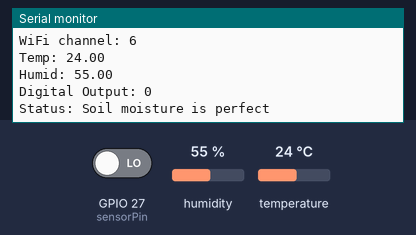
This sketch was run on a simulated ESP32. Shown: the last lines printed to the serial monitor. The inputs (shaded band) are chosen by the test bench; at power-on: GPIO 27 (sensorPin) LOW, humidity 55 %, temperature 24 °C. WiFi joins after 1.5 s; servers stay silent unless stated.

Above: at 2.7 s.
2.8 s: GPIO 27 (sensorPin) driven HIGH
At 4.9 s:
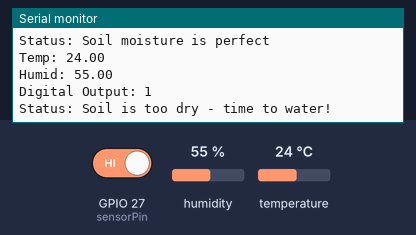
7.1 s: humidity set to 22 %
At 12.8 s:
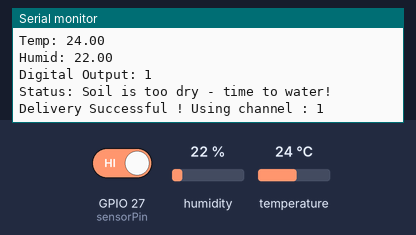
13.1 s: temperature set to 12 °C
At 15.2 s:
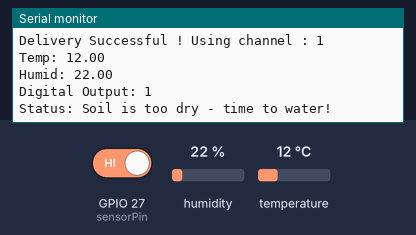
15.8 s: humidity set to 40 %
At 16.3 s:
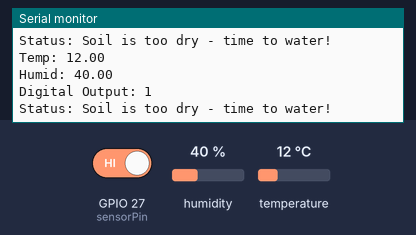
Timing chart, 0 to 18.8 s (numbered marks = the images above; inputs shaded):
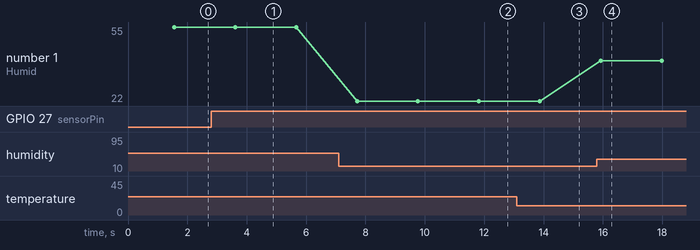

Measured:
- after the input at 2.8 s, the serial monitor: prints a new line after 0.82 s (image 1)
- after the input at 7.1 s, the serial monitor: prints a new line after 0.62 s (image 2)
- after the input at 13.1 s, the serial monitor: prints a new line after 0.78 s (image 3)
- after the input at 15.8 s, the serial monitor: prints a new line after 0.13 s (image 4)
- plotted number 1: 55 → 22 after the input at 7.1 s, 22 → 40 after the input at 15.8 s

The sketch:

esp_sender_apmode.ino
```cpp
#include <Arduino.h>
#include <WiFi.h>
#include <esp_now.h>
#include <esp_wifi.h>
#include <Adafruit_Sensor.h>
#include <DHT.h>

// Set your Board ID (ESP32 Sender #1 = BOARD_ID 1, ESP32 Sender #2 = BOARD_ID 2, etc)
#define BOARD_ID 1

// Digital pin connected to the DHT sensor
#define DHTPIN 15

// Digital pin connected to the moisture sensor
#define sensorPower 26
#define sensorPin 27

// Uncomment the type of sensor in use:
#define DHTTYPE    DHT11     // DHT 11
//#define DHTTYPE    DHT22     // DHT 22 (AM2302)
//#define DHTTYPE    DHT21     // DHT 21 (AM2301)

DHT dht(DHTPIN, DHTTYPE);

float temper;
float humid;
int plant;

// ----------------------------------------------------------------------------
// WiFi handling
// ----------------------------------------------------------------------------

char* WIFI_AP_SSID = "esp32";
char* WIFI_AP_PASS = "12345678";

//Structure example to send data
//Must match the receiver structure
typedef struct struct_message {
    int id;
    float temp;
    float hum;
    int mois;
    int readingId;
} struct_message;

//Create a struct_message called myData
struct_message myData;

unsigned long previousMillis = 0;   // Stores last time temperature was published
const long interval = 10000;        // Interval at which to publish sensor readings

unsigned int readingId = 0;

void connect_esp32_wifi_network(char* ssid, char* password) {
  Serial.println("------------------------------------------------------------");
  WiFi.begin(ssid, password);
  Serial.print("Connecting to ");
  Serial.print(ssid);
  while (WiFi.status() != WL_CONNECTED) {
    Serial.print(".");
    delay(500);
  }
  Serial.println("Ok\nConnected!");
  Serial.print("IP Address: ");
  Serial.print(WiFi.localIP());
  Serial.print("; MAC Address: ");
  Serial.println(WiFi.macAddress());
  Serial.println("------------------------------------------------------------\n");
  Serial.print("WiFi channel: ");
  Serial.println(WiFi.channel());
}

// ----------------------------------------------------------------------------
// ESP-NOW handling
// ----------------------------------------------------------------------------

constexpr uint8_t ESP_NOW_RECEIVER[] = { 0x30, 0xC6, 0xF7, 0x2A, 0x0F, 0xCC}; // Enter the Mac ID of your receiver node.
esp_now_peer_info_t peerInfo;
bool channelFound = false;
uint8_t channel = 1;

void initEspNow() {
  if (esp_now_init() != ESP_OK) {
      Serial.println("ESP NOW failed to initialize");
      while (1);
  }

  memcpy(peerInfo.peer_addr, ESP_NOW_RECEIVER, 6);
  // peerInfo.ifidx   = ESP_IF_WIFI_STA;
  peerInfo.encrypt = false;

  if (esp_now_add_peer(&peerInfo) != ESP_OK) {
      Serial.println("ESP NOW pairing failure");
      while (1);
  }

  esp_wifi_set_promiscuous(true);
  esp_wifi_set_channel(channel, WIFI_SECOND_CHAN_NONE);
  esp_wifi_set_promiscuous(false);

  esp_now_register_send_cb(onDataSent);
}


// ----------------------------------------------------------------------------
// Offsets wifi channel by 1 when called
// ----------------------------------------------------------------------------
void tryNextChannel() {
  Serial.println("Changing channel from " + String(channel) + " to " + String(channel+1));
  channel = channel % 13 + 1;
  esp_wifi_set_promiscuous(true);
  esp_wifi_set_channel(channel, WIFI_SECOND_CHAN_NONE);
  esp_wifi_set_promiscuous(false);
}

// ----------------------------------------------------------------------------
// Callback function for when data is sent
// ----------------------------------------------------------------------------
void onDataSent(const uint8_t* mac_addr, esp_now_send_status_t status) {
  if (!channelFound && status != ESP_NOW_SEND_SUCCESS) {
    Serial.println("Delivery Fail because channel" + String(channel) + " does not match receiver channel.");
    tryNextChannel(); // If message was not delivered, it tries on another wifi channel.
  }
  else {
    Serial.println("Delivery Successful ! Using channel : " + String(channel));
    channelFound = true;
  }
}

// ----------------------------------------------------------------------------
// Initialization
// ----------------------------------------------------------------------------

void setup() {
  Serial.begin(115200);
  dht.begin();
  pinMode(sensorPower, OUTPUT);
  digitalWrite(sensorPower, LOW);
  WiFi.mode(WIFI_STA);
  WiFi.setSleep(WIFI_PS_NONE);
  connect_esp32_wifi_network(WIFI_AP_SSID, WIFI_AP_PASS);
  esp_wifi_set_ps(WIFI_PS_NONE);
  WiFi.printDiag(Serial);
  initEspNow();
}

// ----------------------------------------------------------------------------
// Main control loop
// ----------------------------------------------------------------------------

uint32_t last;

void loop() {
//  if (millis() - last > 2000) {
//      uint8_t data = random(1, 256);
//      esp_now_send(ESP_NOW_RECEIVER, (uint8_t *) &data, sizeof(uint8_t));
//      Serial.printf("sent: %3u on channel: %u\n", data, WiFi.channel());
//      last = millis();
//  }

 // Read DHT22 module values
  temper = dht.readTemperature();
  delay(10);
  humid = dht.readHumidity();
  delay(10);

  Serial.print("Temp: ");
  Serial.println(temper);
  Serial.print("Humid: ");
  Serial.println(humid);

  //get the reading from the function below and print it
  int val = readSensor();
  Serial.print("Digital Output: ");
  Serial.println(val);

  // Determine status of our soil moisture situation
  if (val) {
    plant = 1;
    Serial.println("Status: Soil is too dry - time to water!");
  } else {
    plant = 0;
    Serial.println("Status: Soil moisture is perfect");
  }


  unsigned long currentMillis = millis();
  if (currentMillis - previousMillis >= interval) {
    // Save the last time a new reading was published
    previousMillis = currentMillis;
    //Set values to send
    myData.id = BOARD_ID;
    myData.temp = temper;
    myData.hum = humid;
    myData.mois = plant;
    myData.readingId = readingId++;

    //Send message via ESP-NOW
    esp_now_send(ESP_NOW_RECEIVER, (uint8_t *) &myData, sizeof(myData));
  }

  delay(2000);
}

//  This function returns the analog soil moisture measurement
int readSensor() {
  digitalWrite(sensorPower, HIGH);  // Turn the sensor ON
  delay(10);              // Allow power to settle
  int val = digitalRead(sensorPin); // Read the analog value form sensor
  digitalWrite(sensorPower, LOW);   // Turn the sensor OFF
  return val;             // Return analog moisture value
}
```
